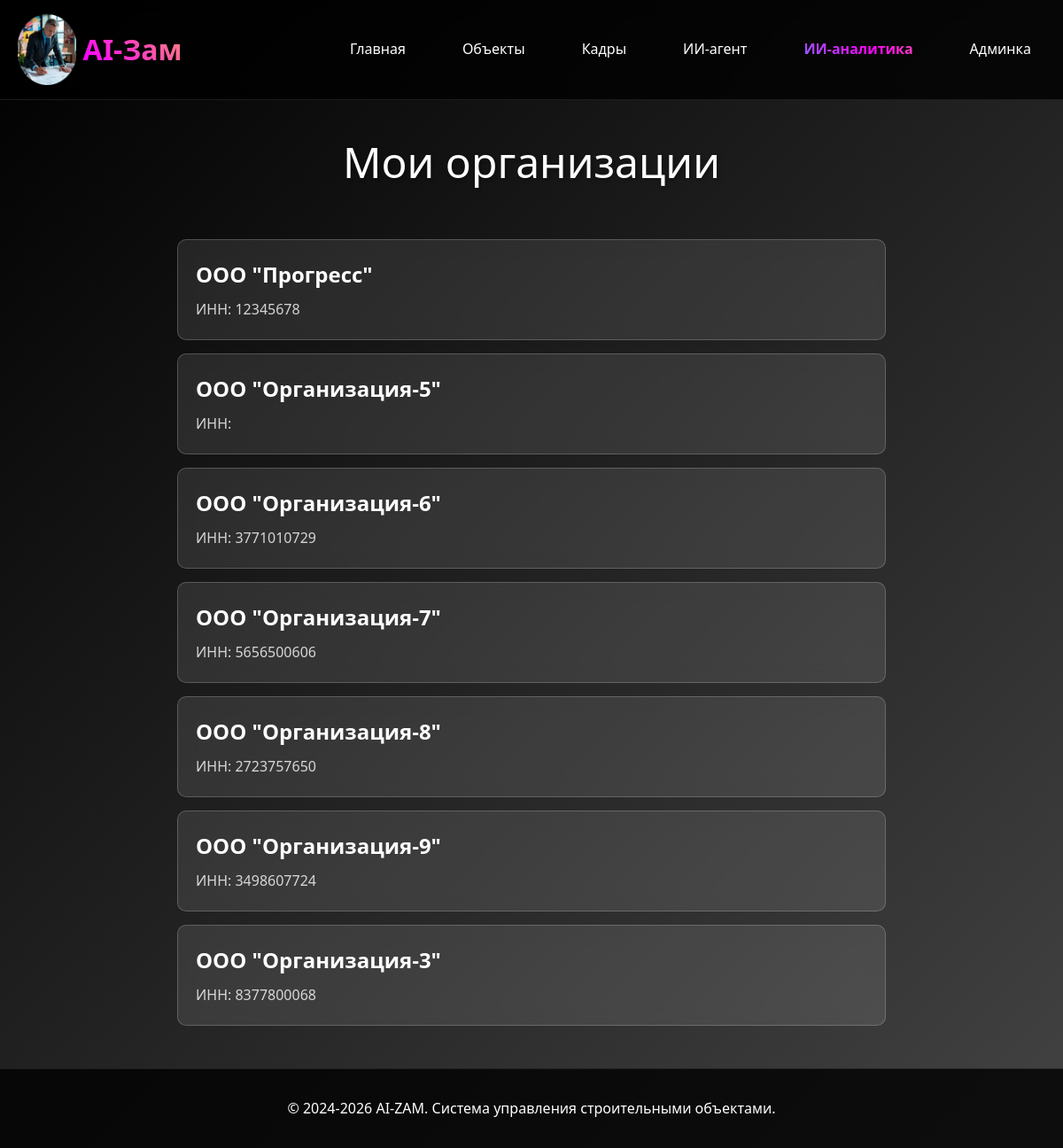
The page /sotrudniki/organizations/ on the database as committed earlier.
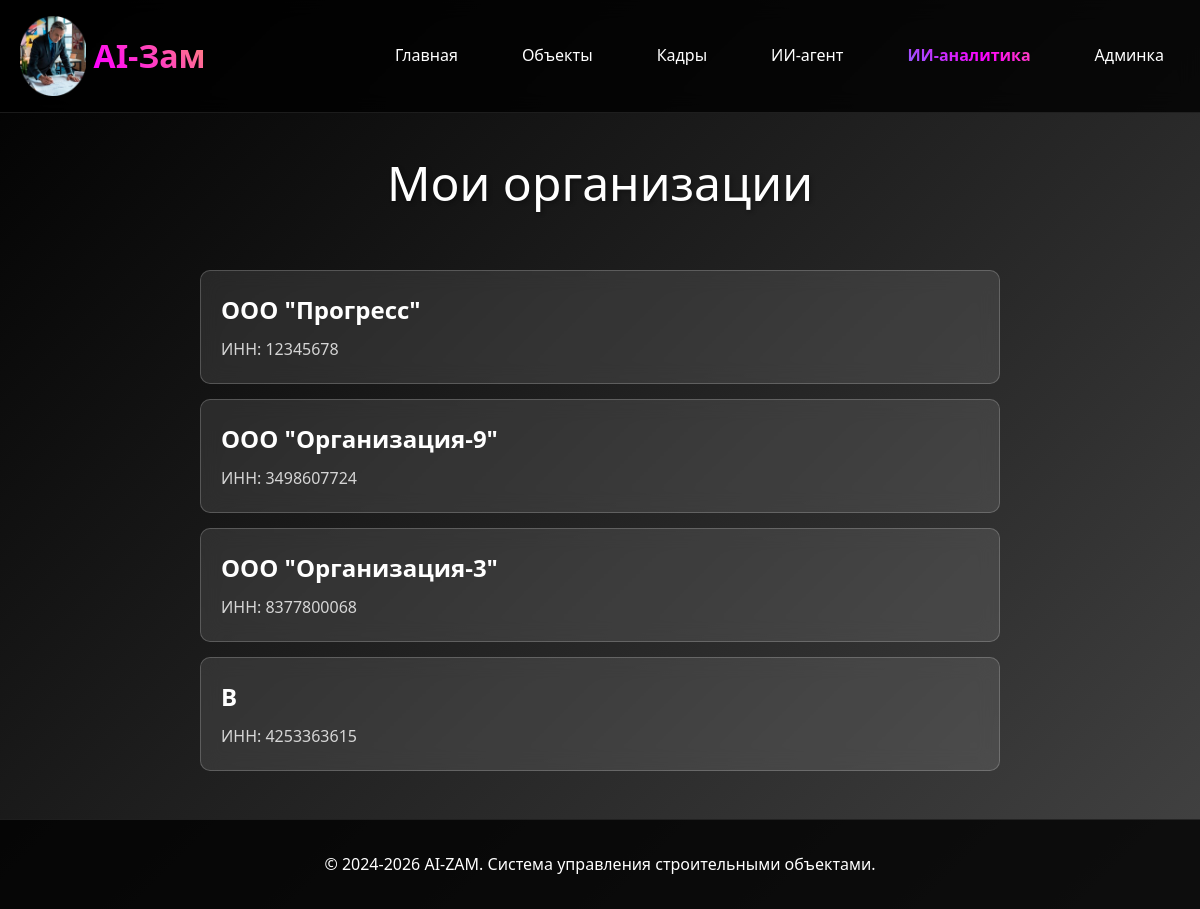
The same page on the database as committed later.
### sotrudniki/models.py (models this page shows, shortened)
class Organizaciya(models.Model):
    nazvanie = models.CharField(max_length=300, verbose_name="Название")
    inn = models.CharField(max_length=12, unique=True, verbose_name="ИНН")
    ogrn = models.CharField(max_length=15, verbose_name="ОГРН", null=True, blank=True)
    adres = models.TextField(verbose_name="Адрес", null=True, blank=True)
    is_active = models.BooleanField(default=True, verbose_name="Активная")
    class Meta:
        verbose_name = "Организация"
        verbose_name_plural = "Организации"

### sotrudniki/views.py (the view)
# urls.py: path('organizations/', views.organizations_list, name='organizations'),
def organizations_list(request):
    organizacii = Organizaciya.objects.filter(is_active=True)
    return render(request, 'sotrudniki/organizations.html', {'organizacii': organizacii})

### sotrudniki/templates/sotrudniki/organizations.html (shortened to what this page needs)
{% extends 'base/base.html' %}
{% block content %}
<div class="page-title">Мои организации</div>
<ul class="organization-list">
    {% for organizaciya in organizacii %}
    <li class="organization-item">
        <a href="{% url 'sotrudniki:organization_detail' organizaciya.pk %}" class="organization-link">
            {{ organizaciya.nazvanie }}
        </a>
        <div class="organization-inn">ИНН: {{ organizaciya.inn }}</div>
    </li>
    {% empty %}
    <li class="organization-item">
        <div style="text-align: center; color: rgba(255, 255, 255, 0.7);">Нет организаций</div>
    </li>
    {% endfor %}
</ul>
{% endblock %}

### templates/base/base.html (shortened to what this page needs)
{% load static %}
<!DOCTYPE html>
<html lang="ru">
<head>
</head>
<body>
    <header>
        <div class="container">
            <div class="header-content">
                <a href="/" class="logo">
                    <img src="{% static 'images/logo-ai.png' %}" alt="AI-Зам">
                    AI-Зам
                </a>
                <nav class="nav-links">
                    <a href="/">Главная</a>
                    <a href="/objects/">Объекты</a>
                    <a href="/kadry/">Кадры</a>
                    <a href="/telegram/">ИИ-агент</a>
                    <a href="/analytics/">ИИ-аналитика</a>
                    <a href="/admin/">Админка</a>
                </nav>
            </div>
        </div>
    </header>
    <main class="container">
        {% block content %}{% endblock %}
    </main>
    <footer>
        <div class="container">
            <p>&copy; 2024-2026 AI-ZAM. Система управления строительными объектами.</p>
        </div>
    </footer>
</body>
</html>

Rows that differ between the two databases and show on the page:
removed Organizaciya: nazvanie "ООО \"Организация-5\""
removed Organizaciya: nazvanie "ООО \"Организация-6\"", inn "3771010729"
removed Organizaciya: nazvanie "ООО \"Организация-7\"", inn "5656500606"
removed Organizaciya: nazvanie "ООО \"Организация-8\"", inn "2723757650"
added Organizaciya: nazvanie "B", inn "4253363615"
